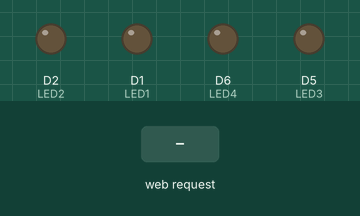
Bench run of a sketch on a simulated ESP8266 (NodeMCU). Parts: output pins drawn as LEDs (lit = HIGH). The inputs (shaded band) are chosen by the test bench. What the sketch prints to the serial monitor is not drawn.

Above: at 1.2 s.
1.3 s: HTTP request GET /LED1_ON received
At 1.8 s:
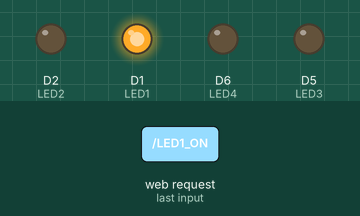
2.8 s: HTTP request GET /LED2_ON received
At 4.0 s:
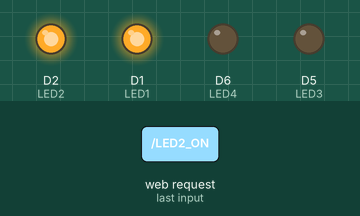
4.3 s: HTTP request GET /LED1_OFF received
At 5.3 s:
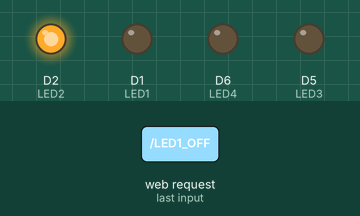
5.8 s: HTTP request GET /LED3_ON received
At 6.5 s:
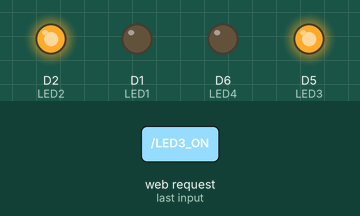
7.3 s: HTTP request GET /LED2_OFF received
At 7.6 s:
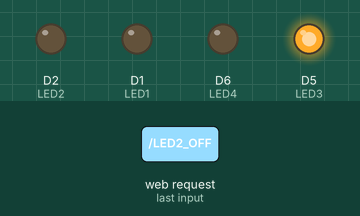
8.8 s: HTTP request GET /LED4_ON received
At 9.9 s:
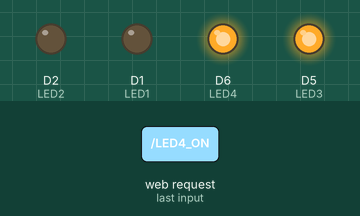
Timing chart, 0 to 11.3 s (numbered marks = the images above; inputs shaded):
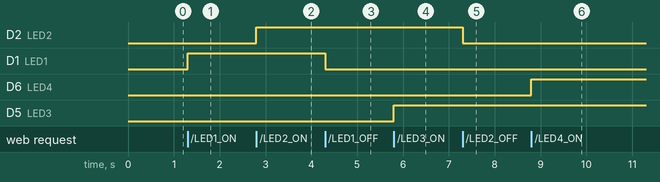

The sketch:

sketch_dec14a.ino
```cpp
#include <ESP8266WiFi.h>
#include <ESP8266WebServer.h>

// WiFi Access Point details
const char* ssid = "ESP8266_LED_Control";
const char* password = "12345678";

// SAFE GPIO pins (NO BOOT ISSUES)
#define LED1 D1   // GPIO5
#define LED2 D2   // GPIO4
#define LED3 D5   // GPIO14
#define LED4 D6   // GPIO12

ESP8266WebServer server(80);

// -------------------- SETUP --------------------
void setup() {
  Serial.begin(115200);

  pinMode(LED1, OUTPUT);
  pinMode(LED2, OUTPUT);
  pinMode(LED3, OUTPUT);
  pinMode(LED4, OUTPUT);

  // Turn OFF all LEDs initially
  digitalWrite(LED1, LOW);
  digitalWrite(LED2, LOW);
  digitalWrite(LED3, LOW);
  digitalWrite(LED4, LOW);

  // Start Access Point
  WiFi.softAP(ssid, password);
  Serial.println();
  Serial.print("AP IP Address: ");
  Serial.println(WiFi.softAPIP());

  // Web routes
  server.on("/", handleRoot);

  server.on("/LED1_ON",  [](){ digitalWrite(LED1, HIGH); redirect(); });
  server.on("/LED1_OFF", [](){ digitalWrite(LED1, LOW);  redirect(); });

  server.on("/LED2_ON",  [](){ digitalWrite(LED2, HIGH); redirect(); });
  server.on("/LED2_OFF", [](){ digitalWrite(LED2, LOW);  redirect(); });

  server.on("/LED3_ON",  [](){ digitalWrite(LED3, HIGH); redirect(); });
  server.on("/LED3_OFF", [](){ digitalWrite(LED3, LOW);  redirect(); });

  server.on("/LED4_ON",  [](){ digitalWrite(LED4, HIGH); redirect(); });
  server.on("/LED4_OFF", [](){ digitalWrite(LED4, LOW);  redirect(); });

  server.begin();
  Serial.println("HTTP server started");
}

// -------------------- LOOP --------------------
void loop() {
  server.handleClient();
}

// -------------------- FUNCTIONS --------------------
void redirect() {
  server.sendHeader("Location", "/");
  server.send(303);
}

void handleRoot() {
  String html =
    "<!DOCTYPE html><html><head>"
    "<meta name='viewport' content='width=device-width, initial-scale=1'>"
    "<style>"
    "body{text-align:center;font-family:Arial;}"
    "button{padding:15px 25px;font-size:18px;margin:8px;border:none;color:white;}"
    ".on{background:#4CAF50;}"
    ".off{background:#f44336;}"
    "</style></head><body>"

    "<h2>ESP8266 LED Controller</h2>"

    "<p>LED 1</p>"
    "<a href='/LED1_ON'><button class='on'>ON</button></a>"
    "<a href='/LED1_OFF'><button class='off'>OFF</button></a>"

    "<p>LED 2</p>"
    "<a href='/LED2_ON'><button class='on'>ON</button></a>"
    "<a href='/LED2_OFF'><button class='off'>OFF</button></a>"

    "<p>LED 3</p>"
    "<a href='/LED3_ON'><button class='on'>ON</button></a>"
    "<a href='/LED3_OFF'><button class='off'>OFF</button></a>"

    "<p>LED 4</p>"
    "<a href='/LED4_ON'><button class='on'>ON</button></a>"
    "<a href='/LED4_OFF'><button class='off'>OFF</button></a>"

    "</body></html>";

  server.send(200, "text/html", html);
}
```

Measured:
- after the input at 1.3 s, D1 (LED1): LOW → HIGH at once
- after the input at 2.8 s, D2 (LED2): LOW → HIGH at once
- after the input at 4.3 s, D1 (LED1): HIGH → LOW at once
- after the input at 5.8 s, D5 (LED3): LOW → HIGH at once
- after the input at 7.3 s, D2 (LED2): HIGH → LOW at once
- after the input at 8.8 s, D6 (LED4): LOW → HIGH at once
